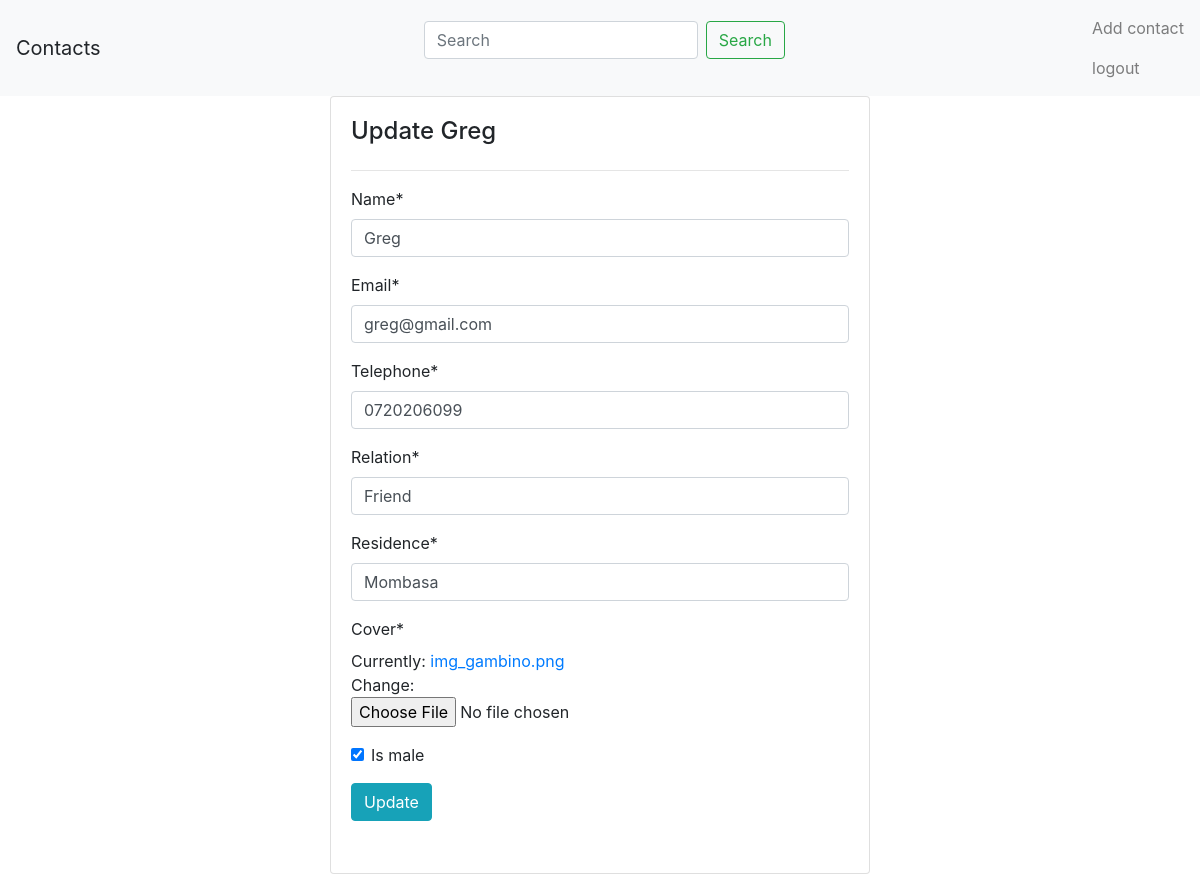
Page /2/update-contact on the committed database.
### phonebook/models.py (models this page shows, shortened)
class Contact(models.Model):
    name=models.CharField(max_length=45)
    email=models.EmailField()
    telephone=models.CharField(max_length=15)
    relation=models.CharField(max_length=45)
    residence=models.CharField(max_length=45)
    cover=models.FileField()
    is_male=models.BooleanField(default=True)
    created=models.DateTimeField(default=timezone.now)

### phonebook/views.py (the view)
# urls.py: path('<int:pk>/update-contact',views.ContactUpdateView.as_view(),name='update-contact'),
class ContactUpdateView(UpdateView):
    model = Contact
    fields = [
        'name', 'email', 'telephone',
        'relation', 'residence',
        'cover', 'is_male'
    ]

### phonebook/templates/phonebook/contact_form.html (shortened to what this page needs)
{% extends 'phonebook/base.html' %}
{% load crispy_forms_tags %}
{%block content %}
<div class="container">
    <div class="row">
        <div class="col-sm-3"></div>
        <div class="col-sm-6">
            <div class="card card-body">
                <h4>{%if object%}Update {{object.name}}{%else%}Add Contact{%endif%}</h4>
                <hr>
                <form class="form-horizontal" method="post" enctype="multipart/form-data">
                    {{form|crispy}}
                 <div class="form-group">
                     <button type="submit" class="btn btn-info">{%if object %} Update {% else %} Submit {% endif %}</button>
                 </div>
                </form>
            </div>
        </div>
    </div>
</div>
{%endblock%}

### rows in the picture
Contact: name "Greg", email "greg@gmail.com", telephone "0720206099", relation "Friend", residence "Mombasa", is_male "☑"
